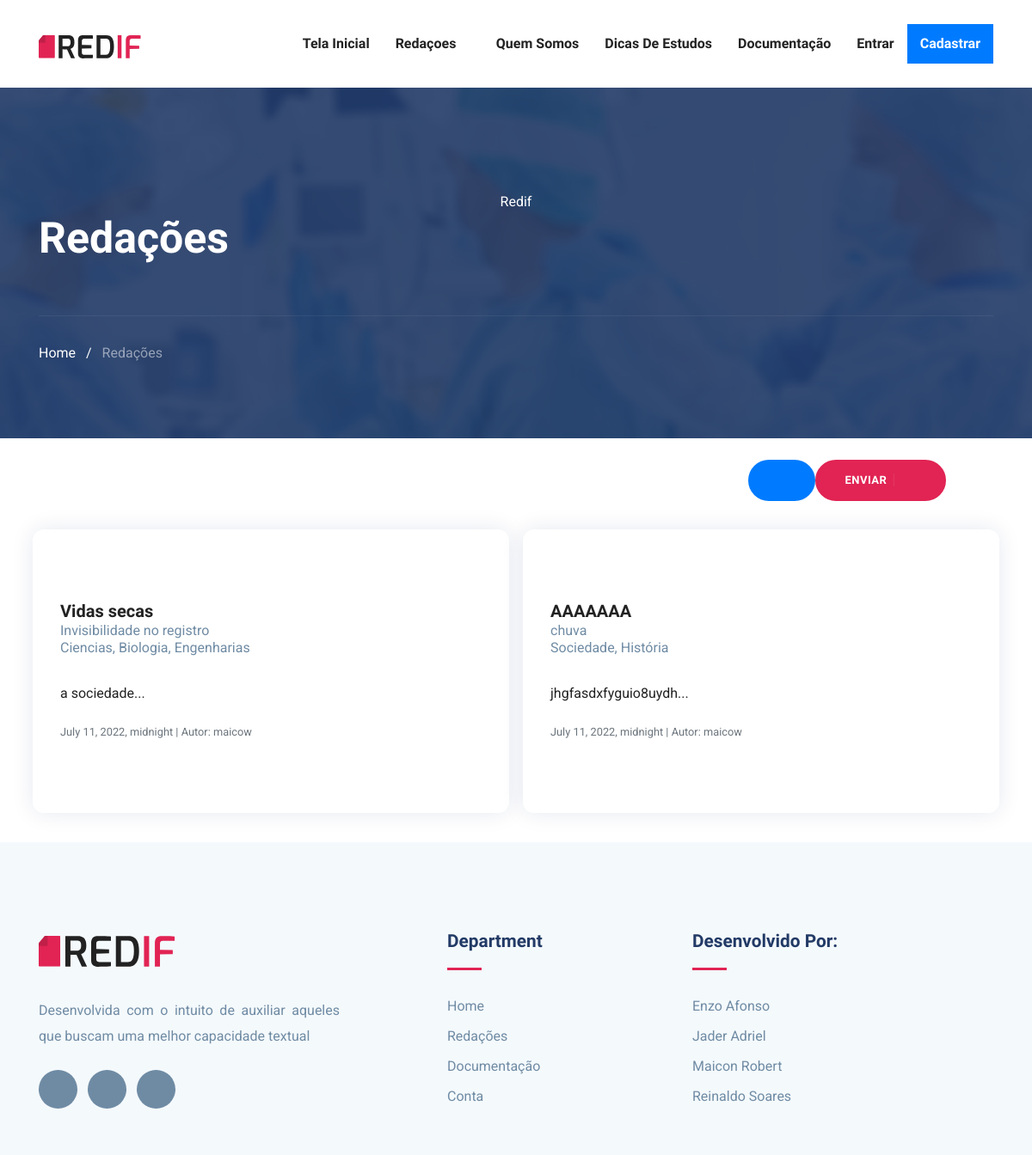
The app's page /redif/ with its own data.
### RedifApp/models.py (models this page shows, shortened)
class Redacao(models.Model):
    AREA_CHOICES = (
        ("C",   "Ciencias"),
        ("B",   "Biologia"),
        ("S",   "Sociedade"),
        ("E",   "Engenharias"),
        ("L",   "Linguística"),
        ("P",   "Política"),
        ("H",   "História"),
    )
    titulo = models.CharField(
        max_length = 45,
        blank = False,
        null = False,
    )
    area = MultiSelectField(
        max_length=20,
        max_choices=4,
        choices= AREA_CHOICES,
        blank=False,
        null = False,
    )
    tema = models.CharField(
        blank=False,
        null = False,
        max_length=45
    )
    conteudo = models.TextField(
        blank = False,
        null = False,
        max_length= 15000
    )
    descricao = models.TextField(
        max_length=300,
        blank= True,
        null= True,
        default=None
    )
    data_criacao = models.DateTimeField(
        default=datetime.date.today
    )
    fk_autor = models.ForeignKey(
        Usuario,
        on_delete=models.CASCADE,
        related_name='Redacao'
    )
    avaliacoes = models.ManyToManyField(
        Usuario,
        related_name="redacoesAvaliadas",
        through="Avaliacao"
    )

### RedifApp/views.py (the view)
# urls.py: path("",                                views.listarRedacao,    name = 'listarRedacao'),
def listarRedacao(request):
    form = FiltroForm(request.POST)
    Redacoes = filtros.filtrar(form)
    context = {
        'Redacao': Redacoes,
        'Usuario' : usuario(request),
        'form' : form,
    }
    return render(request,"redacao/listar.html", context)

### RedifApp/filtros.py (called while the page is built, shortened)
def filtrar(form):
    redacoes = Redacao.objects.all()
    if not form.is_valid(): return redacoes

### RedifApp/views.py (called while the page is built)
def usuario(request):
    user = False
    if Usuario.is_authenticated:
        try:
            user = request.user.id
            user = Usuario.objects.get(pk=user)
        except: pass
    return user

### Templates/redacao/listar.html (shortened to what this page needs)
{% extends '-index.html' %}
{% load static %}
{% load bootstrap %}
{% block head %}
<link rel="stylesheet" href="{% static 'css/filtro.css' %}">
{%endblock%}
{% block content %}
<section class="page-title bg-1">
    <div class="container">
      <div class="row">
        <div class="col-md-12">
          <div class="block text-center">
            <span class="text-white">Redif</span>
            <h1 class="text-capitalize mb-5 text-lg">redações</h1>
            <ul class="list-inline breadcumb-nav">
              <li class="list-inline-item"><a href="/redif/home" class="text-white">Home</a></li>
              <li class="list-inline-item"><span class="text-white">/</span></li>
              <li class="list-inline-item"><a href="#" class="text-white-50">Redações</a></li>
            </ul>
          </div>
        </div>
      </div>
  </div>
</section>
  <br>
  <div class="container col-10">
    <div class="row justify-content-end">
      <button class="btn btn-primary btn-round-full align-self-end" type="button" data-bs-toggle="collapse"
        data-bs-target="#collapseExample" aria-expanded="false" aria-controls="collapseExample">
        <i class="icofont-filter"></i>
      </button>
      <div class="btn-container ">
        <a href="criar/" class="btn btn-main-2 btn-icon btn-round-full">Enviar<i
            class="icofont-simple-right ml-2  "></i></a>
      </div>
    </div>
  </div>
<br>
  <div class="container">
    <div class="row">
      {% if Redacao %}
      <div class="col">
          <div class="row">
                  {% for r in Redacao %}
                    <div class="col teste comment-area-box m-2">
                      <div class="comment-info">
                        <h5 class="mb-1">{{r.titulo|slice:":25"}}</h5>
                        <div class="card-subtitle">{{r.tema}}</div>
                        <div class="card-subtitle">{{r.area}}</div>
                      </div>
                      <br>
                      <a href="/redif/detalhar/{{ r.id }}">
                        <div class="text">
                          <p class="text" style="text-align: justify;">
                            {{ r.conteudo|slice:":200" }}...
                          </p>
                        </div>
                      </a>
                      <div class="comment-info">
                        <small class="text-muted">
                          {{r.data_criacao}} |
                        </small>
                        <a href="/redif/perfil/{{r.fk_autor.username}}/">
                          <small class="text-muted">
                            Autor: {{r.fk_autor.username}}
                          </small>
                        </a>
                      </div>
                  </div>
                  {% endfor %}
           </div>
       </div>
      {% else %}
          <p class="col-12 feature-item">Não há redações, clique em compartilhar redações para adicioná-las</p>
      {% endif %}
      </div>
    </div>
{% endblock %}

### Templates/-index.html (shortened to what this page needs)
<!DOCTYPE html>
<html lang="zxx">
{% load static %}
{%load bootstrap%}
<head>
	{%block head%}
	{% endblock %}
	<link rel="stylesheet" href="{% static 'plugins/bootstrap/css/bootstrap.min.css' %}">
	<link rel="stylesheet" href="{% static 'plugins/icofont/icofont.min.css' %}">
	<link rel="stylesheet" href="{% static 'plugins/slick-carousel/slick/slick.css' %}">
	<link rel="stylesheet" href="{% static 'plugins/slick-carousel/slick/slick-theme.css' %}">
	<link rel="stylesheet" href="{% static 'css/style.css' %}">
<body id="top">
	{% include '-nav.html' %}
		{%block content%}
		{% endblock %}
		<br>
	{% include '-footer.html' %}
</body>
</html>

### Templates/-nav.html (shortened to what this page needs)
{%load bootstrap%}
{% load static %}
<header style="background: #ffffff;">
	<nav class="navbar navbar-expand-lg navigation" id="navbar">
		<div class="container align-items-center">
			<a class="navbar-brand" href="\redif\home">
				<img src="{% static 'images/logo.svg' %}" alt="" class="" style="width: 7.5rem; height:auto">
			</a>
			<div class="collapse navbar-collapse" id="navbarmain">
				<ul class="navbar-nav ml-auto">
					<li class="nav-item active">
					  <a class="nav-link" href="/redif/home/">Tela inicial</a>
					</li>
					<li class="nav-item dropdown">
						<a class="nav-link dropdown-toggle" href="{% static 'doctor.html' %}" id="dropdown03" data-toggle="dropdown" aria-haspopup="true" aria-expanded="false">Redaçoes <i class="icofont-thin-down"></i></a>
					  </li>
					<li class="nav-item"><a class="nav-link" href="#footer">Quem Somos</a></li>
					 <li class="nav-item"><a class="nav-link" href="/redif/Pag-Dicas/PagDicasGeral"> Dicas de Estudos</a></li>
					 <li class="nav-item"><a class="nav-link" href="https://docs.google.com/document/d/1zSjQhVjvV4H418FqEAB1fpZLyEhNMom0jfDqtOzfCrk/edit?usp=sharing">Documentação</a></li>
					 {% if not Usuario%}
					 <li class="nav-item"><a class="nav-link" href="/accounts/login/">Entrar</a></li>
					 <li class="nav-item bg-primary "><a class="nav-link text-white" href="/accounts/registrar/">Cadastrar</a></li>
					  {% endif %}
				  </ul>
			</div>
		</div>
	</nav>
</header>

### Templates/-footer.html
{% load static %}
{%load bootstrap%}
<footer class="footer section gray-bg" id="footer">
	<div class="container">
		<div class="row">
			<div class="col-lg-4 mr-auto col-sm-6">
				<div class="widget mb-5 mb-lg-0">
					<div class="logo mb-4">
						<img src="{% static 'images/logo.svg' %}" alt="" class="" style="width: 10rem; height:auto">
					</div>
					<p>Desenvolvida com o intuito de auxiliar aqueles que buscam uma melhor capacidade textual</p>
					<ul class="list-inline footer-socials mt-4">
						<li class="list-inline-item">
							<a href="https://github.com/maicon15rp/Trabalho-Interdisciplinar-Redif/tree/master/REDIF"
								blank  onMouseOver="this.style.background='#686969'" onMouseOut="this.style.background='#adb5bd'">
								<i class="icofont-github"></i>
							</a>
						</li>
						<li class="list-inline-item">
							<a href="https://www.ifbaiano.edu.br/unidades/guanambi/"
								blank  onMouseOver="this.style.background='#198754'" onMouseOut="this.style.background='#adb5bd'">
								<i class="icofont-institution"></i>
							</a>
						</li>
						<li class="list-inline-item">
							<a href="https://docs.google.com/document/d/1zSjQhVjvV4H418FqEAB1fpZLyEhNMom0jfDqtOzfCrk/edit?usp=sharing"
								blank  onMouseOver="this.style.background='#0d6efd'" onMouseOut="this.style.background='#adb5bd'">
								<i class="icofont-file-alt"></i>
							</a>
						</li>
					</ul>
				</div>
			</div>
			<div class="col-lg-3 col-md-6 col-sm-6">
				<div class="widget mb-5 mb-lg-0">
					<h4 class="text-capitalize mb-3">Department</h4>
					<div class="divider mb-4"></div>
					<ul class="list-unstyled footer-menu lh-35">
						<li><a href="{% static '#' %}">Home </a></li>
						<li><a href="{% static '#' %}">Redações</a></li>
						<li><a href="{% static '#' %}">Documentação</a></li>
						<li><a href="{% static '#' %}">Conta</a></li>
					</ul>
				</div>
			</div>
			<div class="col-lg-4 col-md-6 col-sm-6">
				<div class="widget mb-5 mb-lg-0">
					<h4 class="text-capitalize mb-3">Desenvolvido por:</h4>
					<div class="divider mb-4"></div>
					<ul class="list-unstyled footer-menu lh-35">
						<li><a href="{% static '#' %}">Enzo Afonso</a></li>
						<li><a href="{% static '#' %}">Jader Adriel</a></li>
						<li><a href="{% static '#' %}">Maicon Robert</a></li>
						<li><a href="{% static '#' %}">Reinaldo Soares </a></li>
					</ul>
				</div>
			</div>
		</div>
	</div>
	<br>
</footer>

### static/css/style.css (style rules this page uses)
html { overflow-x: hidden; }
body { line-height: 1.6; font-family: "Roboto", sans-serif; -webkit-font-smoothing: antialiased; font-size: 16px; color: #6F8BA4; font-weight: 400; }
h1, .h1, h2, .h2, h3, .h3, h4, .h4, h5, .h5, h6, .h6 { font-family: "Exo", sans-serif; font-weight: 700; color: #222; }
h1, .h1 { font-size: 2.5rem; }
h4, .h4 { font-size: 1.3rem; line-height: 30px; }
h5, .h5 { font-size: 1.25rem; }
p { line-height: 30px; }
.btn { display: inline-block; font-size: 14px; font-size: 0.8125rem; font-weight: 700; letter-spacing: .5px; padding: .75rem 2rem; font-family: "Exo", sans-serif; text-transform: uppercase; border-radius: 5px; border: 2px solid transparent; transition: all .35s ease; }
.btn.btn-icon i { border-left: 1px solid rgba(255, 255, 255, 0.09); padding-left: 15px; }
.btn-main-2 { background: #e12454; color: #fff; border-color: #e12454; }
.btn-round-full { border-radius: 50px; }
.bg-primary { background: #223a66; }
.section { padding: 100px 0; }
.text-lg { font-size: 3.75rem; }
a { color: #222; text-decoration: none; transition: all .35s ease; }
.page-title { padding: 120px 0px 70px 0px; position: relative; }
.page-title .block h1 { color: #fff; }
.page-title .breadcumb-nav { margin-top: 60px; padding-top: 30px; border-top: 1px solid rgba(255, 255, 255, 0.06); }
.text-lg { font-size: 50px; }
.gray-bg { background: #f4f9fc; }
#navbarmain { padding: 20px 0px; }
#navbarmain .nav-link { font-weight: 600; padding: 10px 15px; color: #222; font-family: "Exo", sans-serif; text-transform: capitalize; font-size: 16px; transition: all .25s ease; }
.dropdown-toggle::after { display: none; }
.navbar-brand { margin-top: 10px; }
.bg-1 { background: url("../images/bg/22.jpg") no-repeat 50% 50%; background-size: cover; position: relative; }
.divider { width: 40px; height: 5px; background: #e12454; }
.lh-35 { line-height: 35px; }
.footer { padding-bottom: 10px; }
.logo { font-weight: 600; letter-spacing: 1px; }
.widget .divider { height: 3px; }
.widget h4 { color: #223a66; }
.widget .footer-menu a { color: #6F8BA4; }
.footer-socials li a { width: 45px; height: 45px; background: #6F8BA4; color: #fff; display: inline-block; text-align: center; border-radius: 100%; padding-top: 12px; }

### Templates/-index.html (style rules this page uses)
* { text-align: justify; }

### Templates/redacao/listar.html (style rules this page uses)
.teste { display: flex; flex-direction: column; justify-content: center; align-items: flex-start; padding: 2rem; position: relative; height: 20.60rem; background: #FFFFFF; box-shadow: 0px 0px 26.0323px rgba(0, 42, 106, 0.1); border-radius: 13.0161px; animation: 1s; transition: all 0.3s ease-in-out; }

### records on screen
Redacao: titulo "Vidas secas", tema "Invisibilidade no registro", area "Ciencias, Biologia, Engenharias", conteudo "a sociedade", data_criacao "July 11, 2022, midnight", fk_autor.username "maicow"
Redacao: titulo "AAAAAAA", tema "chuva", area "Sociedade, História", conteudo "jhgfasdxfyguio8uydh", data_criacao "July 11, 2022, midnight", fk_autor.username "maicow"
